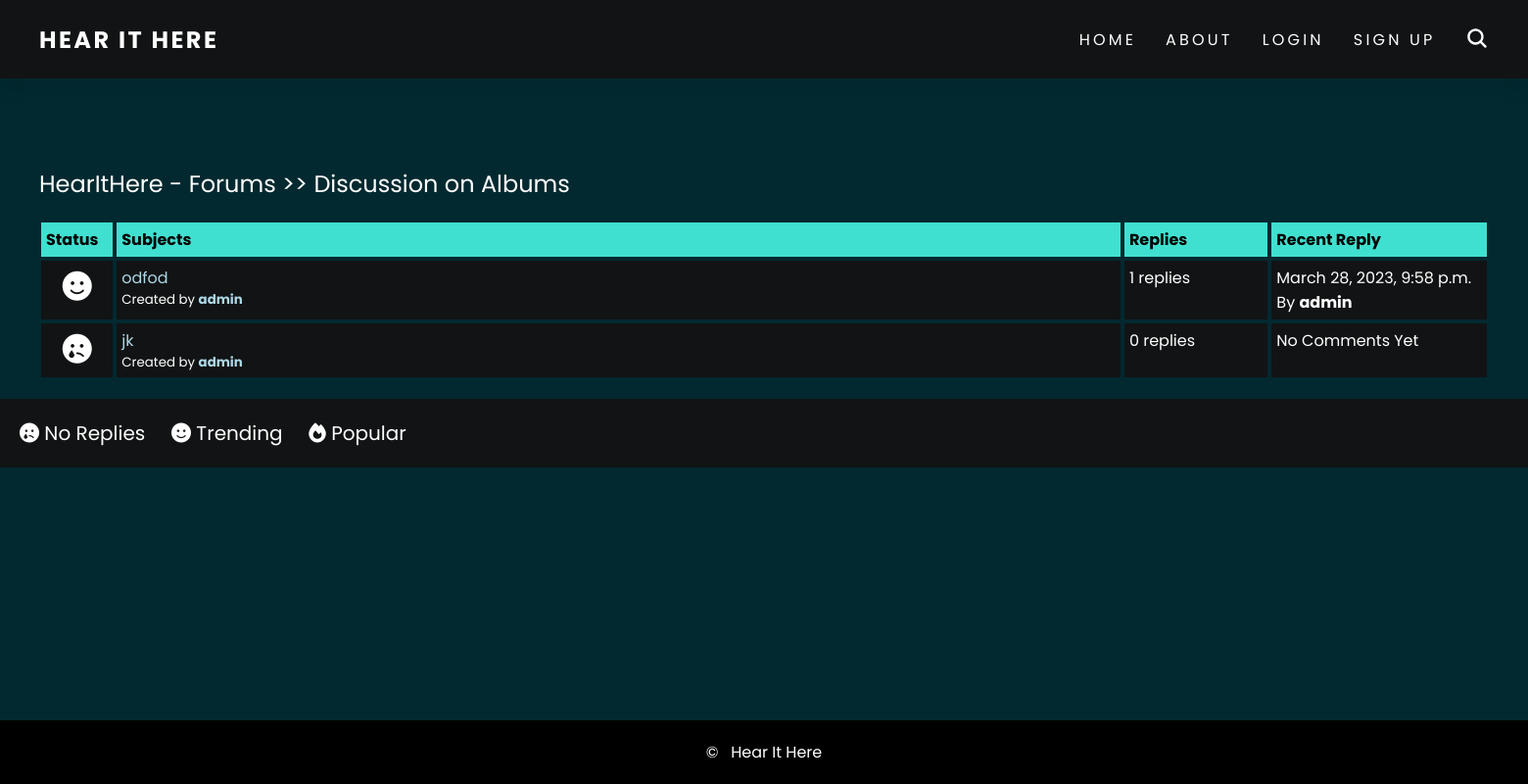
Page /forum/3/ on the earlier database version.
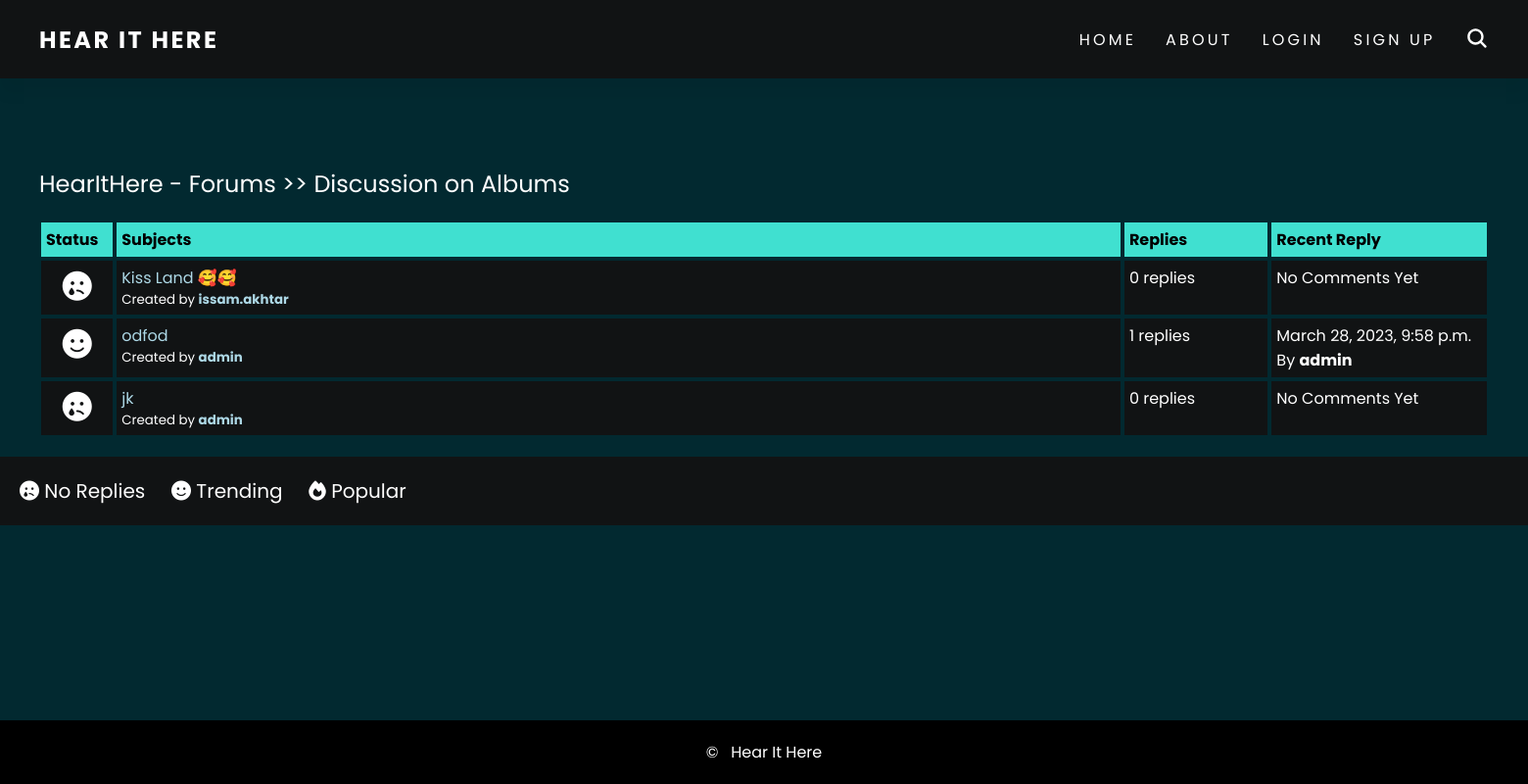
Same page on the later database version.
### forum/models.py (models this page shows, shortened)
class Post(models.Model):
    title = models.CharField(max_length=100, unique=True, null=False)
    description = models.TextField(null=False)
    time = models.DateTimeField(auto_now_add=True)
    user = models.ForeignKey(CustomUser, on_delete=models.CASCADE)
    category = models.ForeignKey(Category, on_delete=models.CASCADE)

class Comment(models.Model):
    description = models.TextField(null=False, verbose_name="Reply:")
    time = models.DateTimeField(auto_now_add=True)
    user = models.ForeignKey(CustomUser, on_delete=models.CASCADE)
    post = models.ForeignKey(Post, on_delete=models.CASCADE)

### account/models.py (models this page shows, shortened)
class CustomUser(AbstractBaseUser, PermissionsMixin):
    email = models.EmailField(max_length=255, null=False, unique=True)
    username = models.CharField(max_length=50, null=False, unique=True)
    date_joined = models.DateTimeField(auto_now_add=True)
    is_staff = models.BooleanField(default=False)
    is_active = models.BooleanField(default=False)
    is_mod = models.BooleanField(default=False)
    USERNAME_FIELD = 'username'
    REQUIRED_FIELDS = ['email']
    objects = CustomUserManager()

### forum/views.py (the view)
# urls.py: path('<int:category_id>/', views.browse_posts, name='posts'),
def browse_posts(request, category_id):
    category = get_object_or_404(Category, id=category_id)
    posts = Post.objects.filter(category_id=category_id).order_by('-time')
    return render(request, 'forum/posts.html', {'category': category, 'posts': posts})

### forum/templates/forum/posts.html (shortened to what this page needs)
{% extends 'templates/base.html' %}
{% block content %}
<div class="container">
    <div class="navigate">
        <span>  <a href="{% url 'homepage:home' %}">HearItHere - Forums >> {{ category.title }}</a></span>
    </div>
    <div class="posts-table">
        <div class="table-head">
            <div class="status">Status</div>
            <div class="subjects">Subjects</div>
            <div class="replies">Replies</div>
            <div class="last-reply">Recent Reply</div>
        </div>
        {% for post in posts %}
        <div class="table-row">
            {% if post.comment_set.count == 0 %}
                 <div class = "status"><i class="fa-solid fa-face-sad-tear"></i></div>
            {% elif post.comment_set.count < 4 %}
                <div class = "status"><i class="fa-solid fa-face-smile"></i></div>
            {% else %}
                <div class = "status"><i class="fa-solid fa-fire"></i></div>
            {% endif %}
            <div class = "subjects"><a href="{% url 'forum:view_post' category_id=category.id post_id=post.id %}">
                {{ post.title }}</a>
                <div class="created-by">
                    <span>Created by <b><a href="{% url 'account:profile' username=post.user.username %}">
                        {{ post.user.username }}</a></b></span>
                </div>
            </div>
            <div class="replies">
                {{ post.comment_set.count }} replies
                <br>
            </div>
            <div class="last-reply">
                {% if post.comment_set.count == 0 %}
                    No Comments Yet
                {% else %}
                    {{ post.comment_set.last.time }}
                    <br>
                    By <b><a href="{% url 'account:profile' username=post.comment_set.last.user.username %}"></a>
                        {{ post.comment_set.last.user.username }}</a></b>
                        {% endif %}
            </div>
        </div>
        {% endfor %}
    </div>
</div>
<div class = "note">
    <span>
        <i class="fa-solid fa-face-sad-tear"></i> No Replies&nbsp;&nbsp;&nbsp;&nbsp;
    </span>
    <span>
        <i class="fa-solid fa-face-smile"></i> Trending&nbsp;&nbsp;&nbsp;&nbsp;
    </span>
    <span>
        <i class="fa-solid fa-fire"></i> Popular&nbsp;&nbsp;&nbsp;&nbsp;
    </span>
</div>
{% endblock %}

Differences in the rows shown:
added Post: title "Kiss Land 🥰🥰", user.username "issam.akhtar", comment_set.count "0", shows "No Comments Yet"
